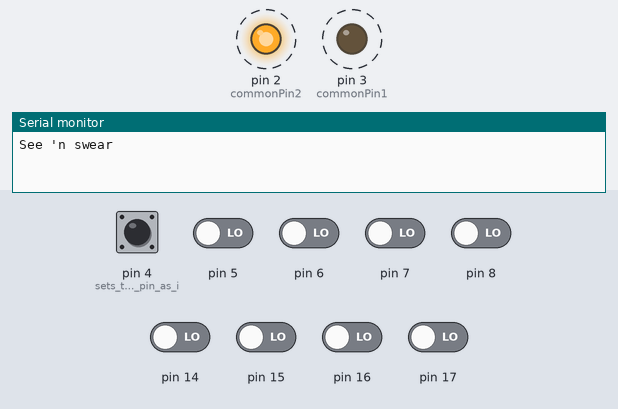
Recording of a sketch running on a simulated Arduino Uno, built with avr-gcc and run on an emulated ATmega328P. On the bench: output pins drawn as LEDs (lit = HIGH), the last lines printed to the serial monitor. Dashed ring = blinking. Inputs (shaded band) come from the test bench; at power-on: pin 4 (sets_the_digital_pin_as_i), pin 5–8, pin 14–17 LOW. Storage starts empty; the audio player accepts every command and is not drawn.

Above: at 1.28 s.
1.3 s: pin 4 (sets_the_digital_pin_as_i) pulled HIGH for 0.15 s
At 1.63 s:
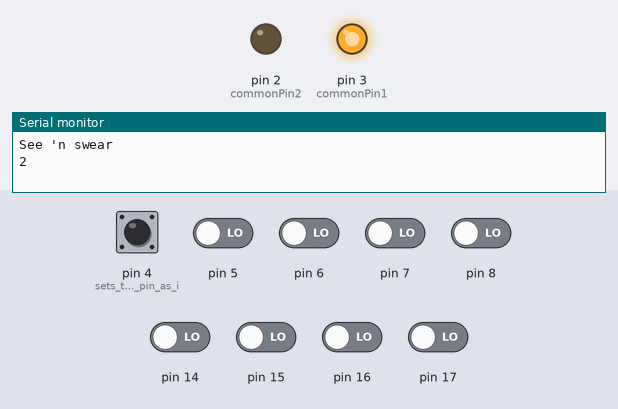
At 1.98 s:
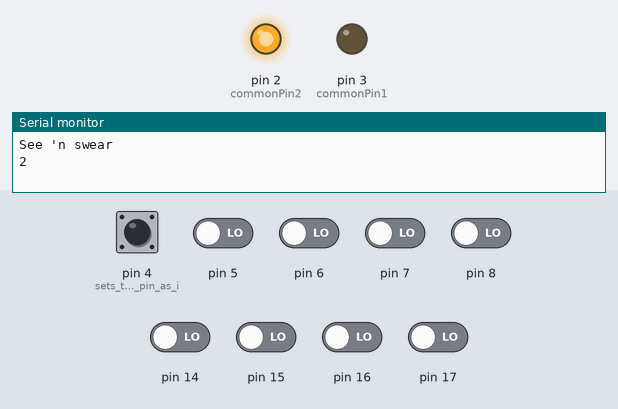
Timing chart, 0 to 10.3 s (numbered marks = the images above; inputs shaded):
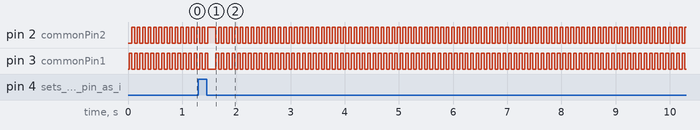

The sketch:

SeeNSwear.ino
```cpp
// include the SD library:
#include <SPI.h>
#include <SD.h>

// change this to match your SD shield or module;
const int chipSelect = 10;

// include the PCM library:
#include <TMRpcm.h>
TMRpcm tmrpcm;   // create an object for use in this sketch


int commonPin1 = 3;
int commonPin2 = 2;

int btnPressed = 0;
int lastbtn = 0;
int fattore = 0;
int contacane = 0;

void setup()
{
  Serial.begin(9600);
  Serial.println("See 'n swear");

  pinMode(commonPin1, OUTPUT);      // sets the digital pin as output
  pinMode(commonPin2, OUTPUT);

  pinMode(4, INPUT);  // sets the digital pin as input
  pinMode(5, INPUT);
  pinMode(6, INPUT);
  pinMode(7, INPUT);
  pinMode(8, INPUT);
  pinMode(14, INPUT);
  pinMode(15, INPUT);
  pinMode(16, INPUT);
  pinMode(17, INPUT);

  if (!SD.begin(chipSelect)) {
    Serial.println("SD initialization failed!");
    return;
  }
  tmrpcm.speakerPin = 9; //5,6,11 or 46 on Mega, 9 on Uno, Nano, etc
}

void loop()
{
  btnPressed = 0;

  digitalWrite(commonPin2, LOW);
  digitalWrite(commonPin1, HIGH);
  delay(50);

  if (digitalRead(4) == HIGH) btnPressed = 2;
  if (digitalRead(5) == HIGH) btnPressed = 3;
  if (digitalRead(6) == HIGH) btnPressed = 4;
  if (digitalRead(7) == HIGH) btnPressed = 5;
  if (digitalRead(8) == HIGH) btnPressed = 6;
  if (digitalRead(14) == HIGH) btnPressed = 7;
  if (digitalRead(15) == HIGH) btnPressed = 8;
  if (digitalRead(16) == HIGH) btnPressed = 9;


  digitalWrite(commonPin1, LOW);
  digitalWrite(commonPin2, HIGH);
  delay(50);

  if (digitalRead(16) == HIGH) btnPressed = 10;
  if (digitalRead(17) == HIGH) btnPressed = 1;


  if (btnPressed == 0 and (not lastbtn == 0)) {
    Serial.println(lastbtn);

    if (fattore == 0) {
      if (lastbtn == 1) {
        contacane = contacane + 1;
        Serial.print("contacane: ");
        Serial.println(contacane);
      } else {
        contacane = 0;
      }
    }

    if (contacane == 3) {
      fattore = 1;
      contacane = 0;
      Serial.println("Fattore mode on");
      tmrpcm.play("fattore.wav");
    } else {
      if (fattore == 0) {
        if (lastbtn == 1) tmrpcm.play("noswear/01.wav");
        if (lastbtn == 2) tmrpcm.play("noswear/02.wav");
        if (lastbtn == 3) tmrpcm.play("noswear/03.wav");
        if (lastbtn == 4) tmrpcm.play("noswear/04.wav");
        if (lastbtn == 5) tmrpcm.play("noswear/05.wav");
        if (lastbtn == 6) tmrpcm.play("noswear/06.wav");
        if (lastbtn == 7) tmrpcm.play("noswear/07.wav");
        if (lastbtn == 8) tmrpcm.play("noswear/08.wav");
        if (lastbtn == 9) tmrpcm.play("noswear/09.wav");
        if (lastbtn == 10) tmrpcm.play("noswear/10.wav");
      } else {
        if (lastbtn == 1) tmrpcm.play("swear/01.wav");
        if (lastbtn == 2) tmrpcm.play("swear/02.wav");
        if (lastbtn == 3) tmrpcm.play("swear/03.wav");
        if (lastbtn == 4) tmrpcm.play("swear/04.wav");
        if (lastbtn == 5) tmrpcm.play("swear/05.wav");
        if (lastbtn == 6) tmrpcm.play("swear/06.wav");
        if (lastbtn == 7) tmrpcm.play("swear/07.wav");
        if (lastbtn == 8) tmrpcm.play("swear/08.wav");
        if (lastbtn == 9) tmrpcm.play("swear/09.wav");
        if (lastbtn == 10) tmrpcm.play("swear/10.wav");
      }
      delay(100);
    }
  }
  lastbtn = btnPressed;
}
```
